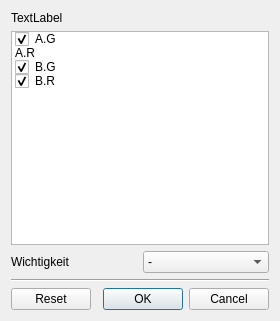
<?xml version="1.0" encoding="UTF-8"?>
<ui version="4.0">
 <class>Dialog</class>
 <widget class="QDialog" name="Dialog">
  <property name="geometry">
   <rect>
    <x>0</x>
    <y>0</y>
    <width>280</width>
    <height>321</height>
   </rect>
  </property>
  <property name="windowTitle">
   <string>Einstellung / Bedingung</string>
  </property>
  <layout class="QVBoxLayout" name="verticalLayout">
   <item>
    <widget class="QLabel" name="label">
     <property name="text">
      <string>TextLabel</string>
     </property>
    </widget>
   </item>
   <item>
    <layout class="QVBoxLayout" name="verticalLayout_2">
     <property name="spacing">
      <number>7</number>
     </property>
     <item>
      <widget class="QListWidget" name="item_list">
       <property name="sizePolicy">
        <sizepolicy hsizetype="Expanding" vsizetype="Expanding">
         <horstretch>0</horstretch>
         <verstretch>0</verstretch>
        </sizepolicy>
       </property>
       <property name="focusPolicy">
        <enum>Qt::NoFocus</enum>
       </property>
       <property name="editTriggers">
        <set>QAbstractItemView::NoEditTriggers</set>
       </property>
       <property name="selectionMode">
        <enum>QAbstractItemView::NoSelection</enum>
       </property>
       <property name="resizeMode">
        <enum>QListView::Fixed</enum>
       </property>
       <property name="spacing">
        <number>5</number>
       </property>
       <item>
        <property name="text">
         <string>A.G</string>
        </property>
        <property name="checkState">
         <enum>Checked</enum>
        </property>
       </item>
       <item>
        <property name="text">
         <string>A.R</string>
        </property>
        <property name="checkState">
         <enum>Unchecked</enum>
        </property>
       </item>
       <item>
        <property name="text">
         <string>B.G</string>
        </property>
        <property name="checkState">
         <enum>Checked</enum>
        </property>
       </item>
       <item>
        <property name="text">
         <string>B.R</string>
        </property>
        <property name="checkState">
         <enum>Checked</enum>
        </property>
       </item>
      </widget>
     </item>
    </layout>
   </item>
   <item>
    <layout class="QHBoxLayout" name="horizontalLayout_3">
     <item>
      <widget class="QLabel" name="label_5">
       <property name="text">
        <string>Wichtigkeit</string>
       </property>
      </widget>
     </item>
     <item>
      <widget class="QComboBox" name="weight">
       <item>
        <property name="text">
         <string>-</string>
        </property>
       </item>
       <item>
        <property name="text">
         <string>1</string>
        </property>
       </item>
       <item>
        <property name="text">
         <string>2</string>
        </property>
       </item>
       <item>
        <property name="text">
         <string>3</string>
        </property>
       </item>
       <item>
        <property name="text">
         <string>4</string>
        </property>
       </item>
       <item>
        <property name="text">
         <string>5</string>
        </property>
       </item>
       <item>
        <property name="text">
         <string>6</string>
        </property>
       </item>
       <item>
        <property name="text">
         <string>7</string>
        </property>
       </item>
       <item>
        <property name="text">
         <string>8</string>
        </property>
       </item>
       <item>
        <property name="text">
         <string>9</string>
        </property>
       </item>
       <item>
        <property name="text">
         <string>+</string>
        </property>
       </item>
      </widget>
     </item>
    </layout>
   </item>
   <item>
    <widget class="Line" name="line">
     <property name="orientation">
      <enum>Qt::Horizontal</enum>
     </property>
    </widget>
   </item>
   <item>
    <widget class="QDialogButtonBox" name="buttonBox">
     <property name="orientation">
      <enum>Qt::Horizontal</enum>
     </property>
     <property name="standardButtons">
      <set>QDialogButtonBox::Cancel|QDialogButtonBox::Ok|QDialogButtonBox::Reset</set>
     </property>
    </widget>
   </item>
  </layout>
 </widget>
 <resources/>
 <connections>
  <connection>
   <sender>buttonBox</sender>
   <signal>accepted()</signal>
   <receiver>Dialog</receiver>
   <slot>accept()</slot>
   <hints>
    <hint type="sourcelabel">
     <x>259</x>
     <y>309</y>
    </hint>
    <hint type="destinationlabel">
     <x>157</x>
     <y>270</y>
    </hint>
   </hints>
  </connection>
  <connection>
   <sender>buttonBox</sender>
   <signal>rejected()</signal>
   <receiver>Dialog</receiver>
   <slot>reject()</slot>
   <hints>
    <hint type="sourcelabel">
     <x>338</x>
     <y>309</y>
    </hint>
    <hint type="destinationlabel">
     <x>286</x>
     <y>270</y>
    </hint>
   </hints>
  </connection>
 </connections>
</ui>
